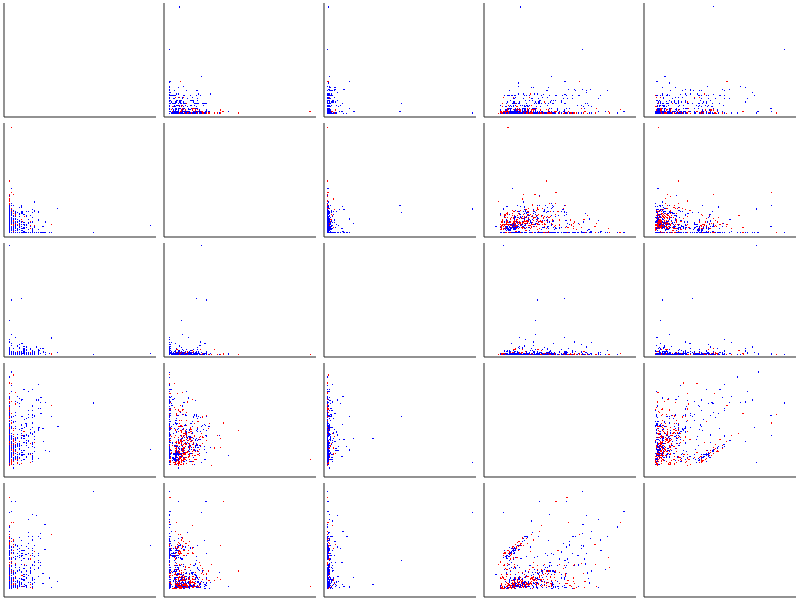

Here is the MATLAB script that generated this plot: (Note: this script raises an error after producing the figure.)
function Validator()
    
   M = load('dati.mat'); 
   Numeric = [M.VarName11 M.VarName14 M.VarName15 M.VarName2 M.VarName3 M.VarName8];
   stdNumeric = standardize(Numeric);
   oh_b = oneHotEncoding(M.b);
   oh_f = oneHotEncoding(M.f);
   oh_g = oneHotEncoding(M.g);
   oh_g1 = oneHotEncoding(M.g1);
   oh_t = oneHotEncoding(M.t);
   oh_t1 = oneHotEncoding(M.t1);
   oh_u = oneHotEncoding(M.u);
   oh_v = oneHotEncoding(M.v);
   oh_w = oneHotEncoding(M.w);
   
   designMatrix = [stdNumeric, oh_b, oh_f, oh_g, oh_g1, oh_t, oh_t1, oh_u, oh_v, oh_w];
   stdY = editY(M.VarName16);
   
   numFeatures = 5;
   padding = 0.5;
   margin = 0.005;
   pointSize = 3;
   f = 0;
   
   stdFeatures = [stdNumeric toNumber(M.b) toNumber(M.f) toNumber(M.g)];
   
   for i=1:numFeatures
        for j=1:numFeatures
            subplot('Position', [(i-1)/numFeatures+margin 1-(j)/numFeatures+margin 1/numFeatures-2*margin 1/numFeatures-2*margin])
            if(i == j)
                gscatter([-900 800]', [800 -400], [0 1], 'gb', '..', pointSize, 'off')
            else
                gscatter(stdFeatures(:,i+f), stdFeatures(:,j+f), stdY, 'rb','..', pointSize, 'off')
            end
            axis([min(stdFeatures(:, i+f))-padding max(stdFeatures(:,i+f))+padding min(stdFeatures(:, j+f))-padding max(stdFeatures(:,j+f))+padding])
            set(gca,'YTick',[]);
            set(gca,'XTick',[]);
            
            %title(sprintf('%d -- %d', i,j))
        end
   end
   
   %return
   
   %{
   for i=1:6
        scatter(stdNumeric(:, i), stdY)
        title(sprintf('Feature %d', i))
        figure
   end
   %}
   
   % -------- Linear Discriminant Analysis --------------------------------
   
   result = fitcdiscr(designMatrix, stdY, 'DiscrimType', 'diagLinear');
   ee = crossval(result);
   allDLDA = kfoldLoss(ee, 'mode', 'individual');
   avgDLDA = mean(allDLDA);
   
   disp('-------- Diagonal Linear Discriminant Analysis --------------------------------');
   fprintf('\n\terror rate:\t%f\n\n',avgDLDA);
   fprintf('----------------------------------------------------------------------\n\n');
   
   % ----------------------------------------------------------------------
   
   
   % -------- Linear Discriminant Analysis --------------------------------
   
   result = fitcdiscr(designMatrix, stdY);
   ee = crossval(result);
   allLDA = kfoldLoss(ee, 'mode', 'individual');
   avgLDA = mean(allLDA);
   
   disp('-------- Linear Discriminant Analysis --------------------------------');
   fprintf('\n\terror rate:\t%f\n\n',avgLDA);
   fprintf('----------------------------------------------------------------------\n\n');
   
   % ----------------------------------------------------------------------
   
   
   % -------- Quadratic Discriminant Analysis -----------------------------
   
   % pseudoQuadratic poich? tutte le istanze che per y hanno '-', per la
   % feature g hanno un valore diverso da gg, dunque la varianza di tale
   % insieme ? nulla
   result = fitcdiscr(designMatrix, stdY, 'DiscrimType', 'pseudoQuadratic');
   ee = crossval(result);
   allQDA = kfoldLoss(ee, 'mode', 'individual');
   avgQDA = mean(allQDA);
   
   disp('-------- Quadratic Discriminant Analysis -----------------------------');
   fprintf('\n\terror rate:\t%f\n\n',avgQDA);
   fprintf('----------------------------------------------------------------------\n\n');
   
   % ----------------------------------------------------------------------
   
   
   % trainingSize = 550
   
   % trainingX = designMatrix(1:trainingSize, :);
   % trainingY = stdY(1:trainingSize);
   % testX = designMatrix(trainingSize:end, :);
   % testY = stdY(trainingSize:end);
   
   % model = logregFit(trainingX, trainingY);
   % [yhat, prob] = logregPredict(model, testX);
   % errRateLogReg = 1 - (sum(yhat == testY)/rows(testY))
   
   % using 10-fold cross validation
   %}
   
  LOGREG = @(XTRAIN, YTRAIN, XTEST, YTEST) logReg(XTRAIN, YTRAIN, XTEST, YTEST, 0);
   

   % -------- Logistic Regression with Linear Decision Boundary -----------
   
   allLogReg = crossval(LOGREG, designMatrix, stdY);
   avgLogReg = mean(allLogReg);
   
   disp('-------- Logistic Regression with Linear Decision Boundary -----------');
   fprintf('\n\terror rate:\t%f\n\n',avgLogReg);
   fprintf('----------------------------------------------------------------------\n\n');
   % ----------------------------------------------------------------------
   
   % -------- Logistic Regression with Quadratic Decision Boundary --------
   
   designMatrix2 = designMatrix;
   for i=1:46
       col = designMatrix(:, i);
       matr = col(:, ones(1, 46-i+1));
       quadMatrix = designMatrix(:, i:46).*matr;
       designMatrix2 = [designMatrix2, quadMatrix];
   end
   
   allLogReg2 = crossval(LOGREG, designMatrix2, stdY);
   avgLogReg2 = mean(allLogReg2);
   
   disp('-------- Logistic Regression with Quadratic Decision Boundary --------');
   fprintf('\n\terror rate:\t%f\n\n',avgLogReg2);
   fprintf('----------------------------------------------------------------------\n\n');
   
   % ----------------------------------------------------------------------
   
   
   
   % Logistic Regression with Linear Decision Boundary and Regularization -
   
   ls = linspace(0,20,500);
   best = 0;
   avgLogRegR = 1;
   for i=1:500
       
       logRegLambda = @(XTRAIN, YTRAIN, XTEST, YTEST) logReg(XTRAIN, YTRAIN, XTEST, YTEST, ls(i));
   
       allLogRegR = crossval(logRegLambda, designMatrix, stdY);
       cvL = mean(allLogRegR);
       
       %cvL = cvLambda(designMatrix, stdY, ls(i));
       if(cvL < avgLogRegR)
           best = ls(i);
           avgLogRegR = cvL;
       end
   end
   avgLogRegR
   % ----------------------------------------------------------------------
   
   
   % Logistic Regression with Quadratic Decision Boundary and Regularization
   
   ls = linspace(15,17,10);
   best = 0;
   avgLogRegR = 1;
   for i=1:10
       
       logRegLambda = @(XTRAIN, YTRAIN, XTEST, YTEST) logReg(XTRAIN, YTRAIN, XTEST, YTEST, ls(i));
   
       allLogRegR = crossval(logRegLambda, designMatrix2, stdY);
       cvL = mean(allLogRegR);
       
       %cvL = cvLambda(designMatrix, stdY, ls(i));
       if(cvL < avgLogRegR)
           best = ls(i);
           avgLogRegR = cvL;
       end
   end
   avgLogRegR
   % ----------------------------------------------------------------------
   
    
   %{
   trainingSize = 550;
   
   trainingX = designMatrix2(1:trainingSize, :);
   trainingY = stdY(1:trainingSize);
   testX = designMatrix2(trainingSize:end, :);
   testY = stdY(trainingSize:end);
   
   logReg(trainingX, trainingY, testX, testY, 15.22);   
   %}
end

function errRate = logReg(trainingX, trainingY, testX, testY, lambda)
    
   model = logregFit(trainingX, trainingY, 'regType', 'L2', 'lambda', lambda);
   [yhat, prob] = logregPredict(model, testX);
   errRate = 1 - (sum(yhat == testY)/rows(testY));
   
end

function errRate = cvLambda(X,Y,lambda) 
    % partition data into 10 folds
    K = 10;
    cv = cvpartition(numel(Y), 'kfold',K);

    err = zeros(K,1);
    for k=1:K
        % training/testing indices for this fold
        trainIdx = cv.training(k);
        testIdx = cv.test(k);

        trainingX = X(trainIdx,:);
        trainingY = Y(trainIdx,:);
        testX = X(testIdx,:);
        testY = Y(testIdx,:);
        
        model = logregFit(trainingX, trainingY, 'regType', 'L2', 'lambda', lambda);
        [yhat, prob] = logregPredict(model, testX);
        err(k) = 1 - (sum(yhat == testY)/rows(testY));
    end

    % average errRate across k-folds
    errRate = mean((err));
end

function [stdMatrix] = standardize(X)
    
    mu = mean(X);              % returns a row vector
    sigma = std(X);            % returns a row vector
    m = size(X, 1);            % returns the number of rows in X
    mu_matrix = ones(m, 1) * mu;  
    sigma_matrix = ones(m, 1) * sigma;
    stdMatrix = X;
    stdMatrix = bsxfun(@minus, stdMatrix, mu_matrix);
    stdMatrix = bsxfun(@rdivide, stdMatrix, sigma_matrix);
end

function [new_y] = editY(Y)
    
    new_y = [];
    Y = cell2mat(Y);
    new_y = Y == '+';
end

function vEnc = toNumber(V) 
    X = unique(V);
    [~, vEnc] = ismember(V, X); %per ogni elemento, mi prendo l'indice.
end

function vEnc = oneHotEncoding(V)

    X = unique(V);
    [~, loc] = ismember(V, X); %per ogni elemento, mi prendo l'indice.
    vEnc = double(loc == 1:size(X));
end
